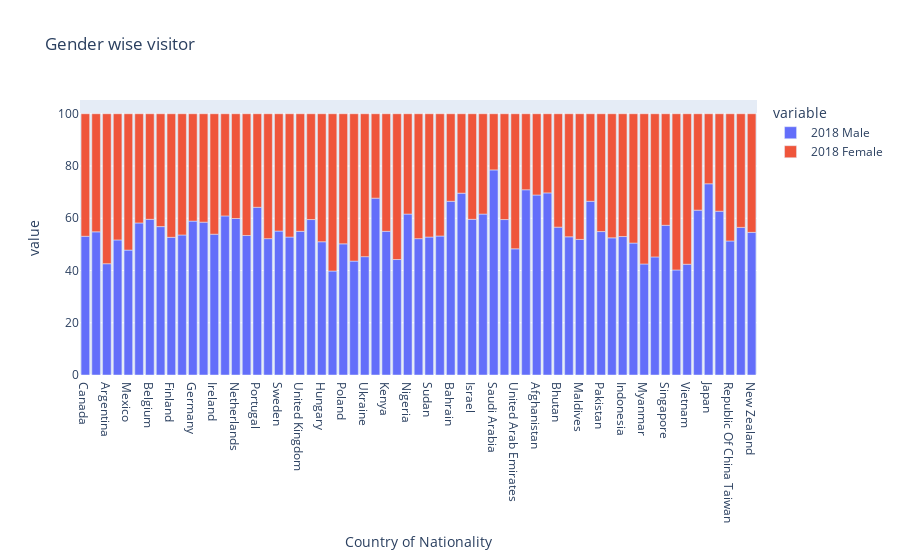

Write notebook code for a chart like this one.
### Code cell
px.bar(df, df.index,['2018 Male','2018 Female'], title='Gender wise visitor')

### Figure 1 — Plotly figure (JSON) as saved in the notebook; plotly's stock layout.template omitted (floating-point values rounded to 4 significant figures)
{"data": [{"alignmentgroup": "True", "hovertemplate": "variable=2018 Male<br>Country of Nationality=%{x}<br>value=%{y}<extra></extra>", "legendgroup": "2018 Male", "marker": {"color": "#636efa", "pattern": {"shape": ""}}, "name": "2018 Male", "offsetgroup": "2018 Male", "orientation": "v", "showlegend": true, "textposition": "auto", "type": "bar", "x": ["Canada", "United States Of America", "Argentina", "Brazil", "Mexico", "Austria", "Belgium", "Denmark", "Finland", "France", "Germany", "Greece", "Ireland", "Italy", "Netherlands", "Norway", "Portugal", "Spain", "Sweden", "Switzerland", "United Kingdom", "Czech Rep.", "Hungary", "Kazakhstan", "Poland", "Russian Federation", "Ukraine", "Egypt", "Kenya", "Mauritius", "Nigeria", "South Africa", "Sudan", "Tanzania", "Bahrain", "Iraq", "Israel", "Oman", "Saudi Arabia", "Turkey", "United Arab Emirates", "Yemen", "Afghanistan", "Bangladesh", "Bhutan", "Iran", "Maldives", "Nepal", "Pakistan", "Sri Lanka", "Indonesia", "Malaysia", "Myanmar", "Philippines", "Singapore", "Thailand", "Vietnam", "China", "Japan", "Korea (Republic Of ", "Republic Of China Taiwan", "Australia", "New Zealand"], "xaxis": "x", "y": [53.1, 54.8, 42.6, 51.7, 47.8, 58.2, 59.6, 56.8, 52.7, 53.6, 58.9, 58.5, 53.9, 60.9, 59.9, 53.4, 64.2, 52.2, 55.1, 52.8, 55, 59.5, 51, 39.8, 50.2, 43.6, 45.3, 67.7, 55, 44.2, 61.6, 52.2, 52.8, 53.2, 66.5, 69.6, 59.6, 61.6, 78.5, 59.5, 48.3, 70.9, 68.9, 69.7, 56.6, 52.9, 51.9, 66.5, 54.9, 52.5, 53, 50.5, 42.5, 45.2, 57.3, 40.2, 42.4, 63.1, 73.2, 62.7, 51.3, 56.5, 54.6], "yaxis": "y"}, {"alignmentgroup": "True", "hovertemplate": "variable=2018 Female<br>Country of Nationality=%{x}<br>value=%{y}<extra></extra>", "legendgroup": "2018 Female", "marker": {"color": "#EF553B", "pattern": {"shape": ""}}, "name": "2018 Female", "offsetgroup": "2018 Female", "orientation": "v", "showlegend": true, "textposition": "auto", "type": "bar", "x": ["Canada", "United States Of America", "Argentina", "Brazil", "Mexico", "Austria", "Belgium", "Denmark", "Finland", "France", "Germany", "Greece", "Ireland", "Italy", "Netherlands", "Norway", "Portugal", "Spain", "Sweden", "Switzerland", "United Kingdom", "Czech Rep.", "Hungary", "Kazakhstan", "Poland", "Russian Federation", "Ukraine", "Egypt", "Kenya", "Mauritius", "Nigeria", "South Africa", "Sudan", "Tanzania", "Bahrain", "Iraq", "Israel", "Oman", "Saudi Arabia", "Turkey", "United Arab Emirates", "Yemen", "Afghanistan", "Bangladesh", "Bhutan", "Iran", "Maldives", "Nepal", "Pakistan", "Sri Lanka", "Indonesia", "Malaysia", "Myanmar", "Philippines", "Singapore", "Thailand", "Vietnam", "China", "Japan", "Korea (Republic Of ", "Republic Of China Taiwan", "Australia", "New Zealand"], "xaxis": "x", "y": [46.9, 45.2, 57.4, 48.3, 52.2, 41.8, 40.4, 43.2, 47.3, 46.4, 41.1, 41.5, 46.1, 39.1, 40.1, 46.6, 35.8, 47.8, 44.9, 47.2, 45, 40.5, 49, 60.2, 49.8, 56.4, 54.7, 32.3, 45, 55.8, 38.4, 47.8, 47.2, 46.8, 33.5, 30.4, 40.4, 38.4, 21.5, 40.5, 51.7, 29.1, 31.1, 30.3, 43.4, 47.1, 48.1, 33.5, 45.1, 47.5, 47, 49.5, 57.5, 54.8, 42.7, 59.8, 57.6, 36.9, 26.8, 37.3, 48.7, 43.5, 45.4], "yaxis": "y"}], "layout": {"barmode": "relative", "legend": {"title": {"text": "variable"}, "tracegroupgap": 0}, "title": {"text": "Gender wise visitor"}, "xaxis": {"anchor": "y", "domain": [0, 1], "title": {"text": "Country of Nationality"}}, "yaxis": {"anchor": "x", "domain": [0, 1], "title": {"text": "value"}}}}
